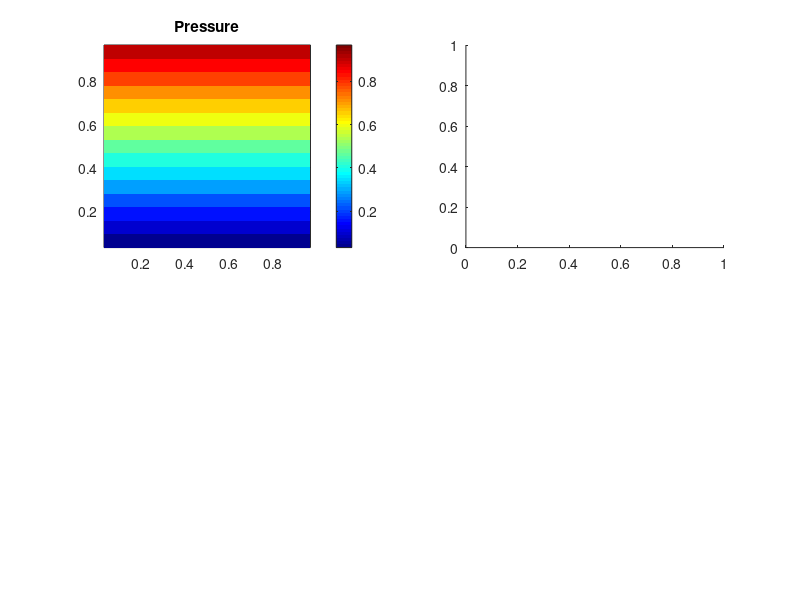

The MATLAB script that drew this image:
clear,figure(1),clf,colormap(jet)
% Physics
Lx  = 1;
Ly  = 1;
Dx  = 1;%1e-1; % diffusion coefficient
Dy  = 1e-1*Dx;

% Numerics
nx  = 2^4; % number of cells
ny  = nx;

dx  = Lx/nx
dy  = Ly/ny

K = ones(nx, ny)

Kx = Dx*ones(nx+1,ny);
Ky = Dy*ones(nx,ny+1);




%preprocessing
[x y]     = ndgrid(dx/2:dx:Lx-dx/2, dy/2:dy:Ly-dy/2);
[x_v y_v] = ndgrid(0   :dx:Lx,      dy/2:dy:Ly-dy/2);
[x_h y_h] = ndgrid(dx/2:dx:Lx-dx/2, 0   :dy:Ly     );
niter     = 3000000;

% Initial conditions
P      = ones(nx,ny) * 1; % Pressure
qx     = zeros(nx+1,ny);  % x-flux
qy     = zeros(nx,ny+1);  % y-flux


% Boundary conditions
Pa = 0; Pb = 1;

err0  = 1e20;
 
% Action
tic
tau = min(dx^2,dy^2)/sqrt(max(max(Kx(:)),max(Ky(:))))/4.1;

for nit = 1:niter
  qx(2:end-1,:)      = -Kx(2:end-1,:) .* diff(P, 1, 1)/dx % -dP/dx
  qy(:,2:end-1)      = -Ky(:,2:end-1) .* diff(P, 1, 2)/dy % -dP/dy
  
  % BCs for flux
  qy(:,1)     = -Ky(:,1) .* ((P(:,1) - Pa)/(dy / 2)) % P = Pa
  qy(:,end)   = -Ky(:,end) .* ((Pb - P(:,end)) / (dy / 2)) % P = Pb
  
  %qx(1,:)    = -Kx(1,:).*((P(1,:)-Pa)/(dx/2));
     
  div_q       = diff(qx,1,1)/dx + diff(qy,1,2)/dy;
  r           = div_q;
  err         = max(max(abs(r))); 
  if nit == 1
    err0 = err;
  endif
  if(mod(nit,100)==1)
    printf("iter %d, r = %e (%e)\n", nit, err, err/err0);
    subplot(221)
    pcolor(x,y,P);shading flat;colorbar;title("Pressure");drawnow;
    subplot(222)
    %quiver(qx,qy);title("Flux");drawnow
  endif
  if(err < 1e-8 || err < 1e-6*err0)
    nit
    err
    break;
  end
  
  %dV  = dV*(1-2/nx) - div_q*tau;
  P   = P - r*tau;
end



toc